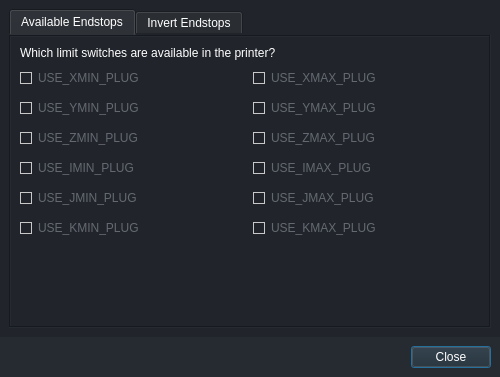
<?xml version="1.0" encoding="UTF-8"?>
<ui version="4.0">
 <class>Endstops_Configurator</class>
 <widget class="QDialog" name="Endstops_Configurator">
  <property name="geometry">
   <rect>
    <x>0</x>
    <y>0</y>
    <width>500</width>
    <height>377</height>
   </rect>
  </property>
  <property name="sizePolicy">
   <sizepolicy hsizetype="Fixed" vsizetype="Preferred">
    <horstretch>0</horstretch>
    <verstretch>0</verstretch>
   </sizepolicy>
  </property>
  <property name="minimumSize">
   <size>
    <width>500</width>
    <height>377</height>
   </size>
  </property>
  <property name="maximumSize">
   <size>
    <width>500</width>
    <height>377</height>
   </size>
  </property>
  <property name="windowTitle">
   <string>Endstops Configuration</string>
  </property>
  <property name="windowIcon">
   <iconset resource="resources.qrc">
    <normaloff>:/resources/iloop_icon_small.png</normaloff>:/resources/iloop_icon_small.png</iconset>
  </property>
  <property name="styleSheet">
   <string notr="true">QWidget {
	background: rgb(33, 37, 43);
	color: white;
}

QLabel {
	font-family: &quot;Source Sans Pro&quot;;
}

QCheckBox {
	font-family: &quot;Source Code Pro&quot;;
	min-height: 24px;
	color: rgb(100, 105, 113);
}

QCheckBox::indicator {
    width: 10px;
    height: 10px;
	border: 1px solid rgb(200, 200, 200);
}

QCheckBox::indicator:checked {
	image: url(&quot;:/resources/check_FILL0_wght400_GRAD0_opsz20.svg&quot;);
}</string>
  </property>
  <layout class="QGridLayout" name="gridLayout">
   <property name="leftMargin">
    <number>0</number>
   </property>
   <property name="topMargin">
    <number>0</number>
   </property>
   <property name="rightMargin">
    <number>0</number>
   </property>
   <property name="bottomMargin">
    <number>0</number>
   </property>
   <property name="verticalSpacing">
    <number>0</number>
   </property>
   <item row="13" column="0">
    <widget class="QFrame" name="frame_3">
     <property name="styleSheet">
      <string notr="true">QFrame {
	background: rgb(38, 43, 50);
}</string>
     </property>
     <property name="frameShape">
      <enum>QFrame::NoFrame</enum>
     </property>
     <property name="frameShadow">
      <enum>QFrame::Plain</enum>
     </property>
     <layout class="QGridLayout" name="gridLayout_6">
      <item row="0" column="0">
       <widget class="QDialogButtonBox" name="buttonBox">
        <property name="orientation">
         <enum>Qt::Horizontal</enum>
        </property>
        <property name="standardButtons">
         <set>QDialogButtonBox::Close</set>
        </property>
        <property name="centerButtons">
         <bool>false</bool>
        </property>
       </widget>
      </item>
     </layout>
    </widget>
   </item>
   <item row="0" column="0">
    <widget class="QFrame" name="frame_4">
     <property name="frameShape">
      <enum>QFrame::NoFrame</enum>
     </property>
     <property name="frameShadow">
      <enum>QFrame::Plain</enum>
     </property>
     <layout class="QGridLayout" name="gridLayout_7">
      <item row="0" column="0">
       <widget class="QTabWidget" name="tabWidget">
        <property name="styleSheet">
         <string notr="true">QTabWidget::pane {
	border: none;
}</string>
        </property>
        <property name="currentIndex">
         <number>0</number>
        </property>
        <widget class="QWidget" name="tab">
         <attribute name="title">
          <string>Available Endstops</string>
         </attribute>
         <layout class="QGridLayout" name="gridLayout_2">
          <property name="leftMargin">
           <number>0</number>
          </property>
          <property name="topMargin">
           <number>0</number>
          </property>
          <property name="rightMargin">
           <number>0</number>
          </property>
          <property name="bottomMargin">
           <number>0</number>
          </property>
          <property name="verticalSpacing">
           <number>10</number>
          </property>
          <item row="0" column="0" rowspan="2" colspan="2">
           <widget class="QFrame" name="frame">
            <property name="frameShape">
             <enum>QFrame::Box</enum>
            </property>
            <property name="frameShadow">
             <enum>QFrame::Sunken</enum>
            </property>
            <layout class="QGridLayout" name="gridLayout_4">
             <item row="3" column="1">
              <widget class="QCheckBox" name="uUseZmaxPlug">
               <property name="text">
                <string>USE_ZMAX_PLUG</string>
               </property>
              </widget>
             </item>
             <item row="6" column="0">
              <widget class="QCheckBox" name="uUseKminPlug">
               <property name="text">
                <string>USE_KMIN_PLUG</string>
               </property>
              </widget>
             </item>
             <item row="4" column="0">
              <widget class="QCheckBox" name="uUseIminPlug">
               <property name="text">
                <string>USE_IMIN_PLUG</string>
               </property>
              </widget>
             </item>
             <item row="3" column="0">
              <widget class="QCheckBox" name="uUseZminPlug">
               <property name="text">
                <string>USE_ZMIN_PLUG</string>
               </property>
               <property name="checked">
                <bool>true</bool>
               </property>
              </widget>
             </item>
             <item row="0" column="0" colspan="2">
              <widget class="QLabel" name="label">
               <property name="text">
                <string>Which limit switches are available in the printer?</string>
               </property>
              </widget>
             </item>
             <item row="2" column="1">
              <widget class="QCheckBox" name="uUseYmaxPlug">
               <property name="text">
                <string>USE_YMAX_PLUG</string>
               </property>
              </widget>
             </item>
             <item row="1" column="0">
              <widget class="QCheckBox" name="uUseXminPlug">
               <property name="text">
                <string>USE_XMIN_PLUG</string>
               </property>
               <property name="checked">
                <bool>true</bool>
               </property>
              </widget>
             </item>
             <item row="2" column="0">
              <widget class="QCheckBox" name="uUseYminPlug">
               <property name="text">
                <string>USE_YMIN_PLUG</string>
               </property>
               <property name="checked">
                <bool>true</bool>
               </property>
              </widget>
             </item>
             <item row="1" column="1">
              <widget class="QCheckBox" name="uUseXmaxPlug">
               <property name="text">
                <string>USE_XMAX_PLUG</string>
               </property>
              </widget>
             </item>
             <item row="5" column="0">
              <widget class="QCheckBox" name="uUseJminPlug">
               <property name="text">
                <string>USE_JMIN_PLUG</string>
               </property>
              </widget>
             </item>
             <item row="4" column="1">
              <widget class="QCheckBox" name="uUseImaxPlug">
               <property name="text">
                <string>USE_IMAX_PLUG</string>
               </property>
              </widget>
             </item>
             <item row="6" column="1">
              <widget class="QCheckBox" name="uUseKmaxPlug">
               <property name="text">
                <string>USE_KMAX_PLUG</string>
               </property>
              </widget>
             </item>
             <item row="5" column="1">
              <widget class="QCheckBox" name="uUseJmaxPlug">
               <property name="text">
                <string>USE_JMAX_PLUG</string>
               </property>
              </widget>
             </item>
             <item row="7" column="0" colspan="2">
              <spacer name="verticalSpacer_2">
               <property name="orientation">
                <enum>Qt::Vertical</enum>
               </property>
               <property name="sizeHint" stdset="0">
                <size>
                 <width>20</width>
                 <height>40</height>
                </size>
               </property>
              </spacer>
             </item>
            </layout>
           </widget>
          </item>
         </layout>
        </widget>
        <widget class="QWidget" name="tab_2">
         <attribute name="title">
          <string>Invert Endstops</string>
         </attribute>
         <layout class="QGridLayout" name="gridLayout_3">
          <property name="leftMargin">
           <number>0</number>
          </property>
          <property name="topMargin">
           <number>0</number>
          </property>
          <property name="rightMargin">
           <number>0</number>
          </property>
          <property name="bottomMargin">
           <number>0</number>
          </property>
          <property name="verticalSpacing">
           <number>10</number>
          </property>
          <item row="0" column="0" colspan="2">
           <widget class="QFrame" name="frame_2">
            <property name="frameShape">
             <enum>QFrame::Box</enum>
            </property>
            <property name="frameShadow">
             <enum>QFrame::Sunken</enum>
            </property>
            <layout class="QGridLayout" name="gridLayout_5">
             <item row="1" column="1">
              <widget class="QCheckBox" name="uXmaxEndstopInverting">
               <property name="text">
                <string>X_MAX_ENDSTOP_INVERTING</string>
               </property>
              </widget>
             </item>
             <item row="1" column="0">
              <widget class="QCheckBox" name="uXminEndstopInverting">
               <property name="text">
                <string>X_MIN_ENDSTOP_INVERTING</string>
               </property>
              </widget>
             </item>
             <item row="4" column="0">
              <widget class="QCheckBox" name="uIminEndstopInverting">
               <property name="text">
                <string>I_MIN_ENDSTOP_INVERTING</string>
               </property>
              </widget>
             </item>
             <item row="2" column="1">
              <widget class="QCheckBox" name="uYmaxEndstopInverting">
               <property name="text">
                <string>Y_MAX_ENDSTOP_INVERTING</string>
               </property>
              </widget>
             </item>
             <item row="6" column="0">
              <widget class="QCheckBox" name="uKminEndstopInverting">
               <property name="text">
                <string>K_MIN_ENDSTOP_INVERTING</string>
               </property>
              </widget>
             </item>
             <item row="4" column="1">
              <widget class="QCheckBox" name="uImaxEndstopInverting">
               <property name="text">
                <string>I_MAX_ENDSTOP_INVERTING</string>
               </property>
              </widget>
             </item>
             <item row="5" column="0">
              <widget class="QCheckBox" name="uJminEndstopInverting">
               <property name="text">
                <string>J_MIN_ENDSTOP_INVERTING</string>
               </property>
              </widget>
             </item>
             <item row="6" column="1">
              <widget class="QCheckBox" name="uKmaxEndstopInverting">
               <property name="text">
                <string>K_MAX_ENDSTOP_INVERTING</string>
               </property>
              </widget>
             </item>
             <item row="3" column="1">
              <widget class="QCheckBox" name="uZmaxEndstopInverting">
               <property name="text">
                <string>Z_MAX_ENDSTOP_INVERTING</string>
               </property>
              </widget>
             </item>
             <item row="0" column="0" colspan="2">
              <widget class="QLabel" name="label_2">
               <property name="text">
                <string>Which limit switch states should be inverted?</string>
               </property>
              </widget>
             </item>
             <item row="7" column="0">
              <widget class="QCheckBox" name="uZminProbeEndstopInverting">
               <property name="text">
                <string>Z_MIN_PROBE_ENDSTOP_INVERTING</string>
               </property>
              </widget>
             </item>
             <item row="3" column="0">
              <widget class="QCheckBox" name="uZminEndstopInverting">
               <property name="text">
                <string>Z_MIN_ENDSTOP_INVERTING</string>
               </property>
              </widget>
             </item>
             <item row="2" column="0">
              <widget class="QCheckBox" name="uYminEndstopInverting">
               <property name="text">
                <string>Y_MIN_ENDSTOP_INVERTING</string>
               </property>
              </widget>
             </item>
             <item row="5" column="1">
              <widget class="QCheckBox" name="uJmaxEndstopInverting">
               <property name="text">
                <string>J_MAX_ENDSTOP_INVERTING</string>
               </property>
              </widget>
             </item>
             <item row="8" column="0" colspan="2">
              <spacer name="verticalSpacer_3">
               <property name="orientation">
                <enum>Qt::Vertical</enum>
               </property>
               <property name="sizeHint" stdset="0">
                <size>
                 <width>20</width>
                 <height>40</height>
                </size>
               </property>
              </spacer>
             </item>
            </layout>
           </widget>
          </item>
         </layout>
        </widget>
       </widget>
      </item>
     </layout>
    </widget>
   </item>
  </layout>
 </widget>
 <resources>
  <include location="resources.qrc"/>
 </resources>
 <connections>
  <connection>
   <sender>buttonBox</sender>
   <signal>accepted()</signal>
   <receiver>Endstops_Configurator</receiver>
   <slot>accept()</slot>
   <hints>
    <hint type="sourcelabel">
     <x>248</x>
     <y>254</y>
    </hint>
    <hint type="destinationlabel">
     <x>157</x>
     <y>274</y>
    </hint>
   </hints>
  </connection>
  <connection>
   <sender>buttonBox</sender>
   <signal>rejected()</signal>
   <receiver>Endstops_Configurator</receiver>
   <slot>reject()</slot>
   <hints>
    <hint type="sourcelabel">
     <x>316</x>
     <y>260</y>
    </hint>
    <hint type="destinationlabel">
     <x>286</x>
     <y>274</y>
    </hint>
   </hints>
  </connection>
 </connections>
</ui>
